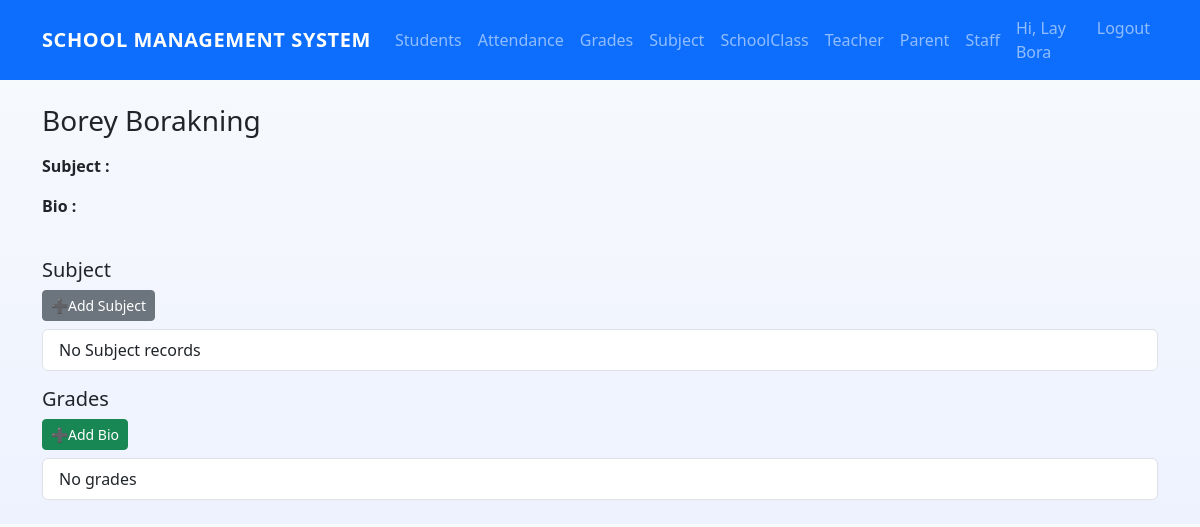
The page /teachers/1 (signed in) on the database as committed earlier.
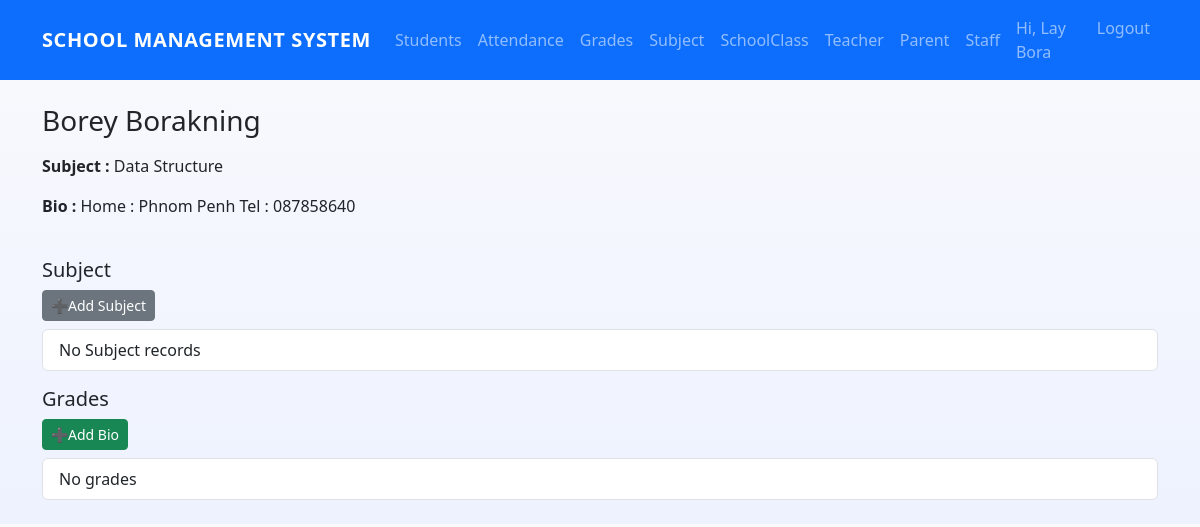
The same page on the database as committed later.
### core/models.py (models this page shows, shortened)
class TeacherProfile(models.Model):
    user = models.OneToOneField(User, on_delete=models.CASCADE)
    subjects = models.ManyToManyField(Subject, blank=True)
    bio = models.TextField(blank=True)
    image = models.ImageField(
        upload_to=user_directory_path,
        default='default/teacher.jpg',
        blank=True
    )

class User(AbstractUser):
    ROLE_CHOICES = (
        ('admin','Admin'),
        ('teacher','Teacher'),
        ('student','Student'),
        ('parent','Parent'),
        ('staff','Staff'),
    )
    role = models.CharField(max_length=10, choices=ROLE_CHOICES, default='student')
    phone = models.CharField(max_length=20, blank=True)

class Subject(models.Model):
    name = models.CharField(max_length=120)
    code = models.CharField(max_length=50, blank=True)

### core/views.py (the view)
# urls.py: path("teachers/<int:pk>", TeacherDetailView.as_view(),name='teacher-detail'),
class TeacherDetailView(LoginRequiredMixin,DetailView):
    model= TeacherProfile
    template_name ="core/teacher_detail.html"
    context_object_name ="teacher"

### templates/core/teacher_detail.html (shortened to what this page needs)
{% extends 'core/base.html' %}
{% block content %}
<h1 class="h3 mb-3">{{ teacher.user.first_name }}</h1>
  <div class="row">
    <div class="col-md-6">
      <p><strong>Subject :</strong>
        {% for s in teacher.subjects.all %}
            {{ s.name }} {% if not forloop.last %},{% endif %}
        {% endfor %}
    </p>
      <p><strong>Bio :</strong> {{ teacher.bio }}</p>
    </div>
  </div>
  <h5 class="mt-4">Subject</h5>
  <a class="btn btn-sm btn-secondary mb-2" href="{% url 'attendance-add' %}">➕Add Subject</a>
  <ul class="list-group mb-3">
    {% for a in student.attendance_set.all %}
      <li class="list-group-item">{{ a.date }} — {{ a.status }} {% if a.remark %} ({{ a.remark }}){% endif %}</li>
    {% empty %}
      <li class="list-group-item">No Subject records</li>
    {% endfor %}
  </ul>
  <h5>Grades</h5>
  <a class="btn btn-sm btn-success mb-2" href="{% url 'grade-add' %}">➕Add Bio</a>
  <ul class="list-group">
    {% for g in student.grade_set.all %}
      <li class="list-group-item">{{ g.subject }} — {{ g.marks_obtained }}/{{ g.max_marks }} ({{ g.term }})</li>
    {% empty %}
      <li class="list-group-item">No grades</li>
    {% endfor %}
  </ul>
{% endblock %}

Rows that differ between the two databases and show on the page:
changed TeacherProfile "Borey Borakning": bio (not shown) → "Home : Phnom Penh Tel : 087858640"
added Subject: name "Data Structure"
